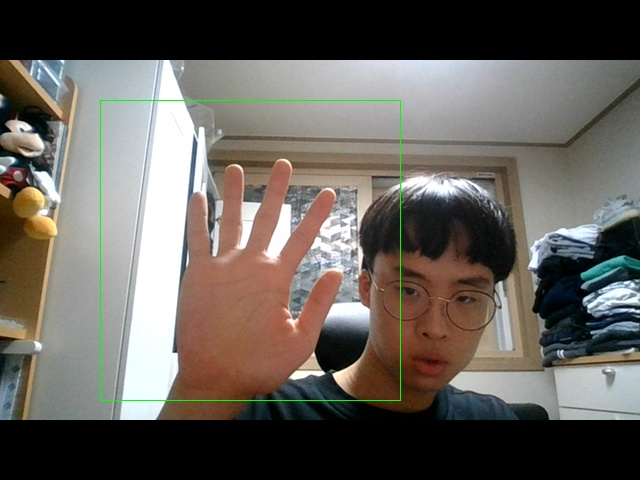
#> input picture img/img1.jpeg, 640 x 480 px, given in place of the camera
$ python skinColor.py
#> lines starting #> are read from the running program, lines starting #| are printed output that depends on the picture; after the words box and inside, x2 and y2 are one past the last pixel; in counts of white or black regions, pixels touching at a corner belong together
import cv2
import numpy as np

cam = cv2.VideoCapture(0)


if __name__ == "__main__":
    while(1):
        ret , img = cam.read()
#> img is the input picture: shape (480, 640, 3); mean B, G, R 90.7, 96.7, 101.8

        cv2.rectangle(img,(400,400),(100,100),(0,255,0),0)
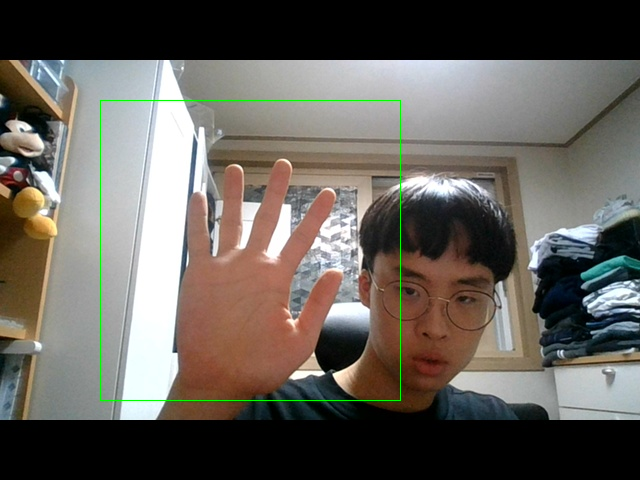
#> img: shape (480, 640, 3); 0.39% of pixels changed, all inside (x1, y1, x2, y2) = (100, 100, 401, 401)
        crop_img = img[100:400,100:400]
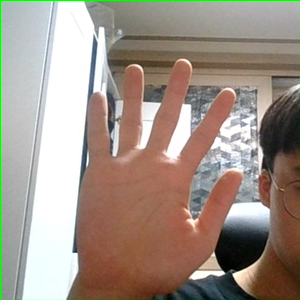
#> crop_img: shape (300, 300, 3); mean B, G, R 135.3, 146.2, 160.1

        crop_img_hsv =cv2.cvtColor(crop_img,cv2.COLOR_BGR2HSV)
#> crop_img_hsv: shape (300, 300, 3); mean H, S, V 39.5, 60.6, 165.5

        lower_threshold = np.array([5, 48, 80], dtype=np.uint8)   #한계값
        upper_threshold = np.array([20, 255, 255], dtype=np.uint8)#한계값

#> (the run stopped early here; a loop or call above may not have finished)

$ run again, on img/img2.jpeg
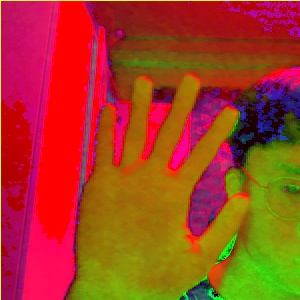
#> input picture img/img2.jpeg, 300 x 300 px, given in place of the camera
#> img is the input picture: shape (300, 300, 3); mean B, G, R 34.3, 63.1, 164.9
#> `cv2.rectangle(img,(400,400),(100,100),(0,255,0),0)`:
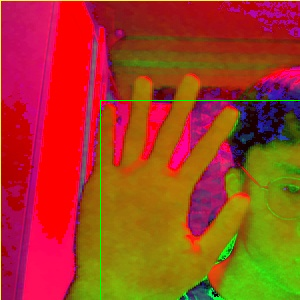
#> img: shape (300, 300, 3); 0.44% of pixels changed, all inside (x1, y1, x2, y2) = (100, 100, 300, 300)
#> `crop_img = img[100:400,100:400]`:
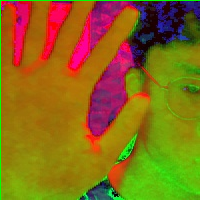
#> crop_img: shape (200, 200, 3); mean B, G, R 23.7, 106.9, 137.8
#> crop_img_hsv: shape (200, 200, 3); mean H, S, V 51.8, 235.2, 158.7

$ run again, on img/img3.jpeg
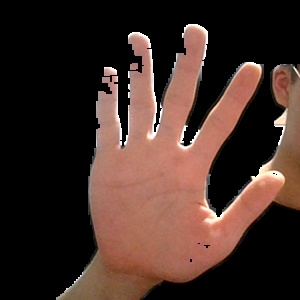
#> input picture img/img3.jpeg, 300 x 300 px, given in place of the camera
#> img is the input picture: shape (300, 300, 3); mean B, G, R 39.5, 46.3, 67.6
#> `cv2.rectangle(img,(400,400),(100,100),(0,255,0),0)`:
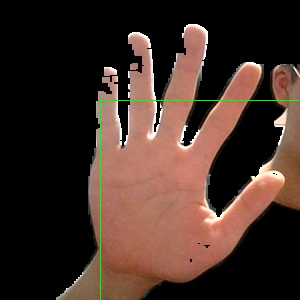
#> img: shape (300, 300, 3); 0.44% of pixels changed, all inside (x1, y1, x2, y2) = (100, 100, 300, 300)
#> `crop_img = img[100:400,100:400]`:
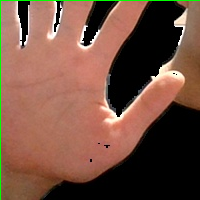
#> crop_img: shape (200, 200, 3); mean B, G, R 65, 80.1, 116.3
#> crop_img_hsv: shape (200, 200, 3); mean H, S, V 11.7, 102.4, 118.9

$ run again, on img/img4.jpeg
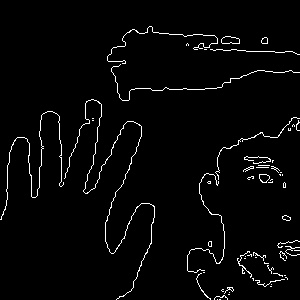
#> input picture img/img4.jpeg, 300 x 300 px, given in place of the camera
#> img is the input picture: shape (300, 300, 3); min 0, max 255, mean 7.3
#> `cv2.rectangle(img,(400,400),(100,100),(0,255,0),0)`:
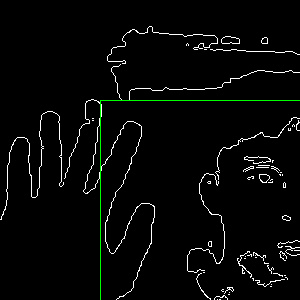
#> img: shape (300, 300, 3); 0.44% of pixels changed, all inside (x1, y1, x2, y2) = (100, 100, 300, 300)
#> `crop_img = img[100:400,100:400]`:
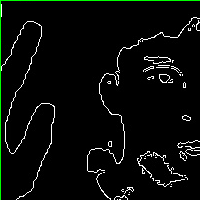
#> crop_img: shape (200, 200, 3); mean B, G, R 8.9, 11.5, 8.9
#> crop_img_hsv: shape (200, 200, 3); mean H, S, V 0.6, 2.5, 11.5
